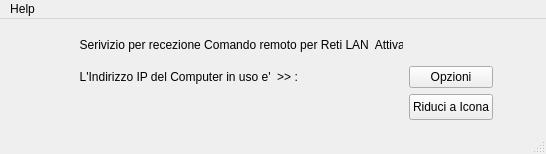
<?xml version="1.0" encoding="UTF-8"?>
<ui version="4.0">
 <class>MainWindow</class>
 <widget class="QMainWindow" name="MainWindow">
  <property name="geometry">
   <rect>
    <x>0</x>
    <y>0</y>
    <width>546</width>
    <height>154</height>
   </rect>
  </property>
  <property name="sizePolicy">
   <sizepolicy hsizetype="Maximum" vsizetype="Expanding">
    <horstretch>0</horstretch>
    <verstretch>0</verstretch>
   </sizepolicy>
  </property>
  <property name="minimumSize">
   <size>
    <width>546</width>
    <height>154</height>
   </size>
  </property>
  <property name="maximumSize">
   <size>
    <width>546</width>
    <height>154</height>
   </size>
  </property>
  <property name="windowTitle">
   <string>MainWindow</string>
  </property>
  <widget class="QWidget" name="centralwidget">
   <layout class="QGridLayout" name="gridLayout_2">
    <item row="0" column="0">
     <layout class="QGridLayout" name="gridLayout">
      <item row="0" column="0">
       <widget class="QLabel" name="label">
        <property name="minimumSize">
         <size>
          <width>0</width>
          <height>0</height>
         </size>
        </property>
        <property name="maximumSize">
         <size>
          <width>350</width>
          <height>30</height>
         </size>
        </property>
        <property name="text">
         <string>        Serivizio per recezione Comando remoto per Reti LAN  Attiva</string>
        </property>
        <property name="scaledContents">
         <bool>false</bool>
        </property>
        <property name="wordWrap">
         <bool>false</bool>
        </property>
       </widget>
      </item>
      <item row="1" column="0">
       <widget class="QLabel" name="label_2">
        <property name="text">
         <string>        L'Indirizzo IP del Computer in uso e'  &gt;&gt; :</string>
        </property>
       </widget>
      </item>
      <item row="2" column="1">
       <widget class="QPushButton" name="pushButton">
        <property name="enabled">
         <bool>true</bool>
        </property>
        <property name="sizePolicy">
         <sizepolicy hsizetype="Preferred" vsizetype="Preferred">
          <horstretch>0</horstretch>
          <verstretch>100</verstretch>
         </sizepolicy>
        </property>
        <property name="minimumSize">
         <size>
          <width>0</width>
          <height>0</height>
         </size>
        </property>
        <property name="maximumSize">
         <size>
          <width>84</width>
          <height>26</height>
         </size>
        </property>
        <property name="baseSize">
         <size>
          <width>0</width>
          <height>0</height>
         </size>
        </property>
        <property name="text">
         <string>Riduci a Icona</string>
        </property>
       </widget>
      </item>
      <item row="1" column="1">
       <widget class="QPushButton" name="pushButton_2">
        <property name="text">
         <string>Opzioni</string>
        </property>
       </widget>
      </item>
     </layout>
    </item>
   </layout>
  </widget>
  <widget class="QMenuBar" name="menubar">
   <property name="geometry">
    <rect>
     <x>0</x>
     <y>0</y>
     <width>546</width>
     <height>21</height>
    </rect>
   </property>
   <widget class="QMenu" name="menuHelp">
    <property name="title">
     <string>Help</string>
    </property>
    <widget class="QMenu" name="menuManuale">
     <property name="title">
      <string>Info</string>
     </property>
     <addaction name="actionGuida"/>
    </widget>
    <widget class="QMenu" name="menuAbout">
     <property name="title">
      <string>About </string>
     </property>
     <addaction name="actionPython_Version"/>
     <addaction name="actionPyQT_Version"/>
     <addaction name="actionLicense"/>
    </widget>
    <addaction name="menuManuale"/>
    <addaction name="menuAbout"/>
    <addaction name="actionEsci"/>
   </widget>
   <addaction name="menuHelp"/>
  </widget>
  <widget class="QStatusBar" name="statusbar"/>
  <action name="actionEsci">
   <property name="text">
    <string>Esci</string>
   </property>
  </action>
  <action name="actionGuida">
   <property name="text">
    <string>Guida</string>
   </property>
  </action>
  <action name="actionPython_Version">
   <property name="text">
    <string>Python Version</string>
   </property>
  </action>
  <action name="actionPyQT_Version">
   <property name="text">
    <string>PyQT Version</string>
   </property>
  </action>
  <action name="actionLicense">
   <property name="text">
    <string>License</string>
   </property>
  </action>
 </widget>
 <resources/>
 <connections/>
</ui>
